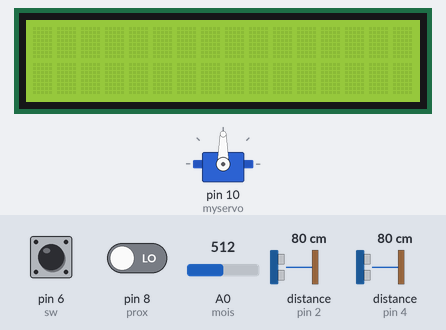
A sketch run on a simulated Arduino Uno, built with avr-gcc and run on an emulated ATmega328P. Parts: 16×2 character LCD, servo. Inputs (shaded band) come from the test bench; at power-on: pin 8 (prox) LOW, A0 (mois) = 512, pin 6 (sw) LOW, distance to the obstacle (sensors on pin 2, pin 4) 80 cm. The echo pulse lasts 58.3 µs per cm; what the sketch prints to the serial monitor is not drawn.

Above: at 3.3 s.
3.4 s: pin 8 (prox) driven HIGH
At 5.8 s:
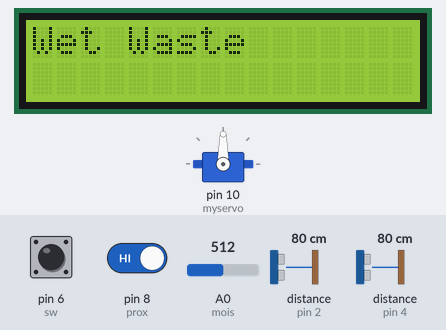
6.4 s: A0 (mois) set to 710
At 9.2 s:
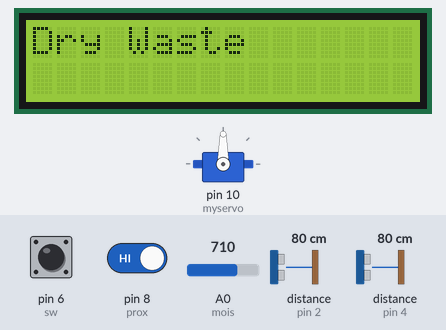
9.4 s: pin 6 (sw) pulled HIGH for 3.2 s
At 12.5 s:
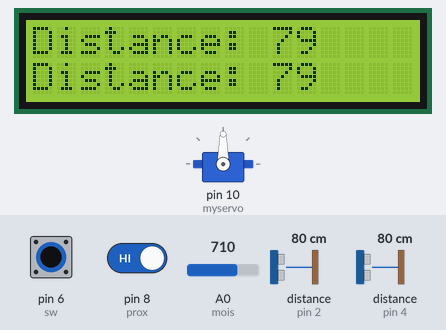
15.6 s: pin 8 (prox) driven LOW
17.9 s: pin 6 (sw) pulled HIGH for 0.15 s
Timing chart, 0 to 20.5 s (numbered marks = the images above; inputs shaded):
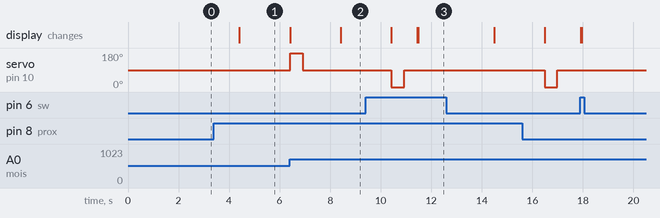

Measured:
- after the input at 3.4 s, the display: changes after 1.0 s (image 1)
- after the input at 6.4 s, the display: first differs from a run without the input after 2.0 s (image 2)
- after the input at 9.4 s, servo on pin 10 (myservo): goes on until 10.9 s, then stays 90°; the display: first differs from a run without the input after 2.0 s (image 3 shows a later state)

The sketch:

Arduino_Coding.ino
```cpp
#include <Wire.h>
#include <LiquidCrystal_I2C.h>
#include<Servo.h>
Servo myservo;

#define echo1 2 // attach pin D2 Arduino to pin Echo of HC-SR04
#define trig1 3 //attach pin D3 Arduino to pin Trig of HC-SR0

#define echo2 4 // attach pin D2 Arduino to pin Echo of HC-SR04
#define trig2 5 //attach pin D3 Arduino to pin Trig of HC-SR0
long duration1,duration2; // variable for the duration of sound wave travel
int distance1,distance2; // variable for the distance measurement
int sw=6;
int mois=A0;
int mois_val=0;
int prox=8;
/*long duration;
int distanceCm;
*/
LiquidCrystal_I2C lcd(0x27,16,2);
void dis1();
void dis2();
void setup()
{ lcd.init();
  lcd.init();
  lcd.backlight();
  pinMode(trig1, OUTPUT); // Sets the trigPin as an OUTPUT
  pinMode(echo1, INPUT); // Sets the echoPin as an INPUT
  pinMode(trig2, OUTPUT); // Sets the trigPin as an OUTPUT
  pinMode(echo2, INPUT); // Sets the echoPin as an INPUT
  Serial.begin(9600); // // Serial Communication is starting with 9600 of baudrlcd.begin(16,2);
  Serial.begin(9600);
  myservo.attach(10);
  pinMode(prox,INPUT);
  myservo.write(90);
  delay(2000);
  lcd.clear();
}

void loop()
{   mois_val=analogRead(mois);
    // Serial.println(mois_val);

  if(digitalRead(prox)==HIGH)
  {
    delay(1000);
     if(mois_val<=700)
     { Serial.println("Wet");
      lcd.setCursor(0,0);
      lcd.print("Wet Waste");
      delay(2000);
      lcd.clear();
      myservo.write(180);
      delay(500);
      myservo.write(90);
      delay(500);
       }
     else
     { Serial.println("Dry");
      lcd.setCursor(0,0);
      lcd.print("Dry Waste");
      delay(2000);
      lcd.clear();
      myservo.write(0);
      delay(500);
      myservo.write(90);
      delay(500);
      }
  }
  if(digitalRead(sw)==HIGH)
  {
    dis1();
    dis2();
    delay(2000);
  }

 }
void dis1()
{
  digitalWrite(trig1, LOW);
  delayMicroseconds(2);
  // Sets the trigPin HIGH (ACTIVE) for 10 microseconds
  digitalWrite(trig1, HIGH);
  delayMicroseconds(10);
  digitalWrite(trig1, LOW);
  // Reads the echoPin, returns the sound wave travel time in microseconds
  duration1 = pulseIn(echo1, HIGH);
  // Calculating the distance
  distance1 = duration1 * 0.034 / 2; // Speed of sound wave divided by 2 (go and back)
  // Displays the distance on the Serial Monitor
  lcd.setCursor(0,0);
  lcd.print("Distance: ");
  lcd.setCursor(10,0);
  //int dis1=20-(distance1-25);
  //lcd.print((dis1/20)*100);
  lcd.print(distance1);
  Serial.println(distance1);
  /*lcd.setCursor(15,2);
  lcd.print("%");
 // Serial.println(" cm");
 */ delay(10);
}
void dis2()
{
  digitalWrite(trig2, LOW);
  delayMicroseconds(2);
  // Sets the trigPin HIGH (ACTIVE) for 10 microseconds
  digitalWrite(trig2, HIGH);
  delayMicroseconds(10);
  digitalWrite(trig2, LOW);
  // Reads the echoPin, returns the sound wave travel time in microseconds
  duration2 = pulseIn(echo2, HIGH);
  // Calculating the distance
  distance2 = duration2 * 0.034 / 2; // Speed of sound wave divided by 2 (go and back)
  // Displays the distance on the Serial Monitor
  lcd.setCursor(0,1);
  lcd.print("Distance: ");
  lcd.setCursor(10,1);
 // int dis2=20-(distance2-25);

  lcd.print(distance2);
//  Serial.println("%");
  /*lcd.setCursor(15,3);
  lcd.print("%");
  */delay(10);
}
```
